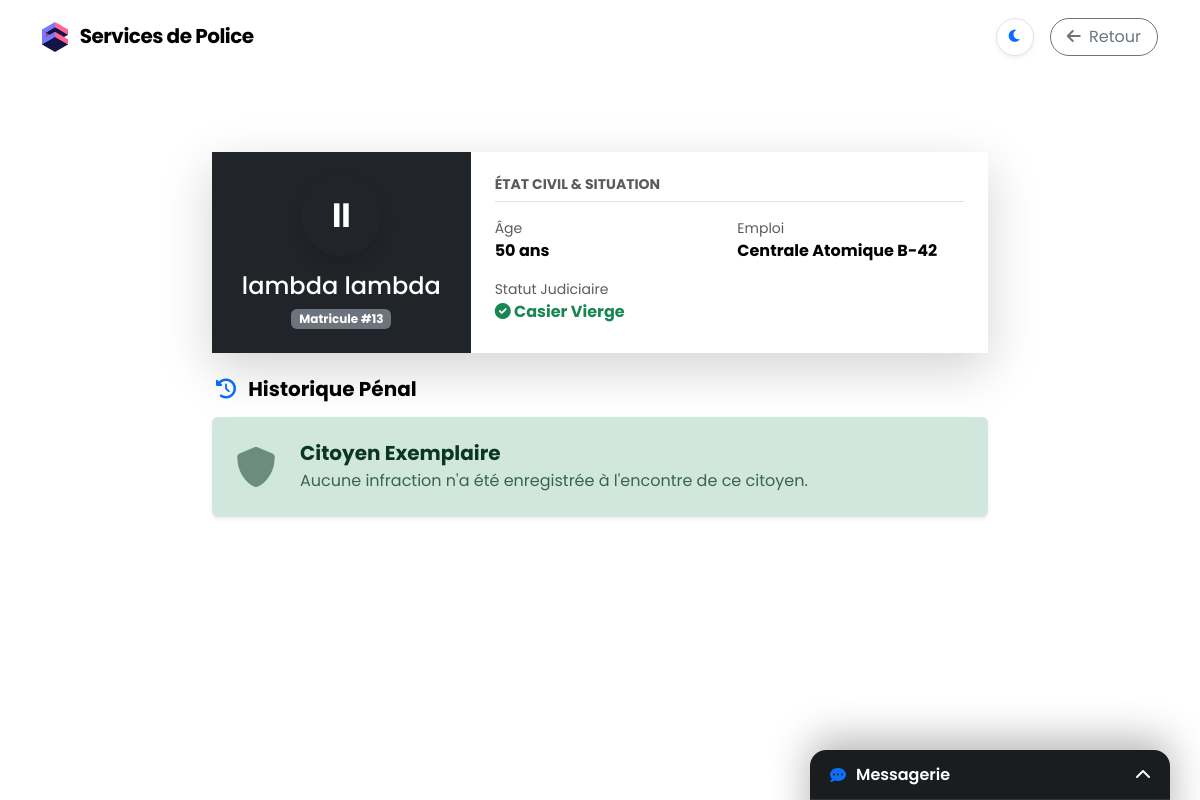
The page /gestion/casier/13/ (signed in) on the database as committed earlier.
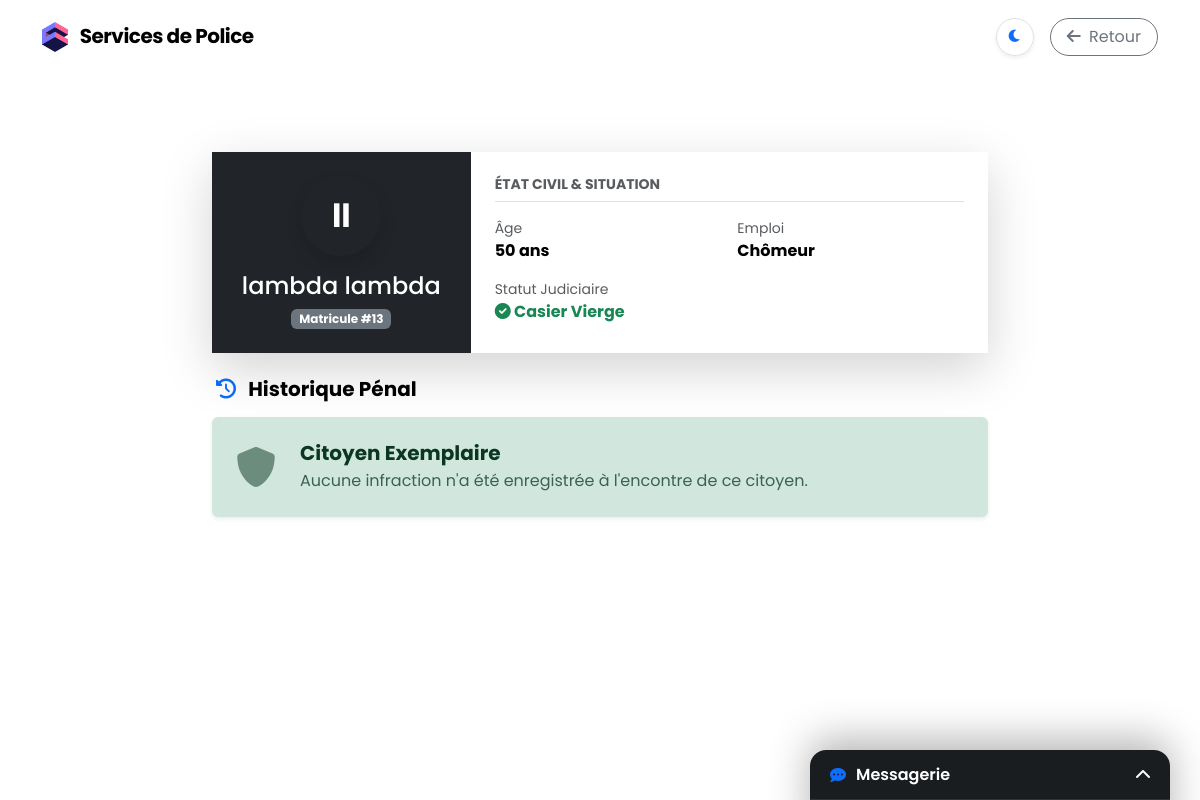
The same page on the database as committed later.
### myapp/models.py (models this page shows, shortened)
class Citoyen(models.Model):
    compte = models.OneToOneField(User, on_delete=models.SET_NULL, null=True, blank=True, related_name="profil_citoyen")
    ville = models.ForeignKey(Ville, on_delete=models.CASCADE, related_name="habitants")
    nom = models.CharField(max_length=50)
    prenom = models.CharField(max_length=50)
    age = models.IntegerField(default=18)
    lieu_travail = models.ForeignKey(Batiment, on_delete=models.SET_NULL, null=True, blank=True, related_name="employes")
    sante = models.IntegerField(default=100)
    bonheur = models.IntegerField(default=100)
    epargne = models.IntegerField(default=0) # Argent à la banque (à l'abri du vol et des impôts)
    lieu_vie = models.ForeignKey(
        Batiment,
        on_delete=models.SET_NULL,
        null=True,
        blank=True,
        related_name="locataires" # Pour faire batiment.locataires.all()
    )
    argent = models.IntegerField(default=0) # Porte-monnaie
    vehicule = models.BooleanField(default=False) # A-t-il une voiture ?
    est_en_prison = models.BooleanField(default=False)
    date_liberation = models.DateTimeField(null=True, blank=True)

class Batiment(models.Model):
    TYPE_CHOICES = (
        ('MAIRIE', 'Mairie'),
        ('COMMISSARIAT', 'Commissariat de Police'),
        ('MAISON', 'Maison'),
        ('IMMEUBLE', 'Immeuble résidentiel'),
        ('HOPITAL', 'Hôpital'),
        ('ECOLE', 'École'),
        ('COMMERCE', 'Commerce / Supermarché'),
        ('USINE', 'Usine'),
        ('BUREAUX', 'Immeuble de Bureaux'),
        ('CENTRALE', 'Centrale Électrique'),
        ('PARKING', 'Parking Souterrain'),
        ('CONCESSIONNAIRE', 'Concessionnaire Auto'),
        ('BANQUE', 'Banque'),
        ('PRISON', 'Prison d\'État')
    )
    ville = models.ForeignKey(Ville, on_delete=models.CASCADE, related_name="batiments")
    nom = models.CharField(max_length=100, default="Nouveau Bâtiment")
    type_batiment = models.CharField(max_length=20, choices=TYPE_CHOICES)
    niveau = models.IntegerField(default=1)
    cout_construction = models.IntegerField(default=5000)
    consommation_energie = models.IntegerField(default=10)
    production_argent = models.IntegerField(default=0)
    loyer = models.IntegerField(default=0, help_text="Loyer mensuel pour les locataires")
    capacite = models.IntegerField(default=0, help_text="Nombre max d'habitants")
    etat = models.IntegerField(default=100)
    x = models.IntegerField(default=0, help_text="Position horizontale (0-9)")
    y = models.IntegerField(default=0, help_text="Position verticale (0-9)")
    largeur = models.IntegerField(default=1, help_text="Taille en X")
    hauteur = models.IntegerField(default=1, help_text="Taille en Y")
    responsable = models.ForeignKey(User, on_delete=models.SET_NULL, null=True, blank=True, related_name="batiments_diriges")

### myapp/views.py (the view)
# urls.py: path('gestion/casier/<int:id_citoyen>/', views.voir_casier, name='voir_casier'),
@login_required
def voir_casier(request, id_citoyen):
    commissariat = Batiment.objects.filter(type_batiment='COMMISSARIAT', ville=request.user.profil_citoyen.ville).first()
    is_police = (commissariat and request.user == commissariat.responsable)
    if not (request.user.is_superuser or is_police):
        messages.error(request, "Accès interdit : Dossier confidentiel.")
        return redirect('dashboard')
    citoyen = get_object_or_404(Citoyen, id=id_citoyen)
    casiers = citoyen.casier_judiciaire.all().order_by('-date_jugement')
    return render(request, 'casier_detail.html', {
        'citoyen': citoyen,
        'casiers': casiers
    })

### myapp/templates/casier_detail.html (shortened to what the changed rows need)
{% extends 'base.html' %}
{% load static %}
{% block content %}
<div class="container pt-4 pb-5 mt-5" style="max-width: 800px;">
    <div class="card shadow-lg border-0 mb-4 overflow-hidden">
        <div class="card-body p-0">
            <div class="row g-0">
                <div class="col-md-4 bg-dark text-white d-flex flex-column align-items-center justify-content-center p-4">
                    <div class="rounded-circle bg-white text-dark d-flex align-items-center justify-content-center mb-3 shadow" style="width: 80px; height: 80px; font-size: 2rem; font-weight: bold;">
                        {{ citoyen.prenom|first }}{{ citoyen.nom|first }}
                    </div>
                    <h4 class="mb-0">{{ citoyen.prenom }} {{ citoyen.nom }}</h4>
                    <span class="badge bg-secondary mt-2">Matricule #{{ citoyen.id }}</span>
                </div>
                <div class="col-md-8 p-4">
                    <div class="row g-3">
                        <div class="col-6">
                            <small class="d-block text-muted">Âge</small>
                            <strong>{{ citoyen.age }} ans</strong>
                        </div>
                        <div class="col-6">
                            <small class="d-block text-muted">Emploi</small>
                            <strong>{{ citoyen.lieu_travail.nom|default:"Chômeur" }}</strong>
                        </div>
                    </div>
                </div>
            </div>
        </div>
    </div>
</div>
{% endblock %}

Rows that differ between the two databases and show on the page:
changed Citoyen "lambda": lieu_travail.nom "Centrale Atomique B-42" → "Chômeur"
